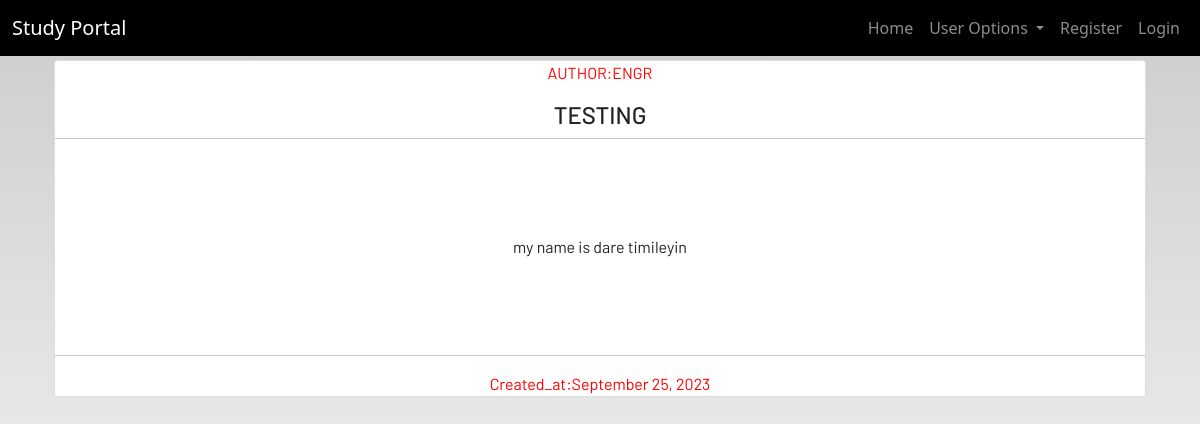
The page /note_details/13 on the database its author committed.
### student/models.py (models this page shows, shortened)
class Notes(models.Model):
    user = models.ForeignKey(User, on_delete=models.CASCADE)
    title = models.CharField(max_length=100)
    author = models.CharField(max_length=100)
    description = models.TextField()
    created_at = models.DateField(default=datetime.now)
    class Meta:
        verbose_name = 'Note'
        verbose_name_plural = 'Notes'

### student/views.py (the view)
# urls.py: path('note_details/<str:pk>', views.note_details, name='note_details'),
def note_details(request, pk=None):
    details = Notes.objects.get(id=pk)
    return render(request,'notes_detail.html', {'detail':details})

### templates/notes_detail.html
{% extends 'base.html' %}
{% load static %}
{% block content %}
{% load tz%}
<section class='text-center container'>
    <div class="container">
        <div class="content-section p-0 mt-1">
            <div class="m-0">
                <p><span style="color:red">AUTHOR:{{detail.author|upper}}</span></p>
                <h4>{{detail.title|upper}}</h4>
            </div>
            <hr class="p-0 m-0">
            <p class="description m-5 p-5">
                {{detail.description}}
            </p>
            <hr>
            <div class="m-0">
                <span style="color:red">Created_at:{{detail.created_at|date:"F j, Y" }}</span>
            </div>
        </div>
    </div>
</section>
{% endblock content %}

### static/css/main.css (style rules this page uses)
html { scroll-behavior: smooth; height: 100%; width: 100%; }
html, body { max-width: 100%; overflow-x: hidden; height: 100%; width: 100%; }
body { background: linear-gradient(rgba(0, 0, 0, 0.2), rgba(255, 255, 255, 0.5)); overflow-x: hidden; background-repeat: no-repeat; }
.content-section { background: #ffffff; padding: 10px 20px; border: 1px solid #dddddd; border-radius: 3px; margin-bottom: 20px; }

### rows shown on the page
Notes: author "ENGR", title "TESTING", description "my name is dare timileyin", created_at "September 25, 2023"
